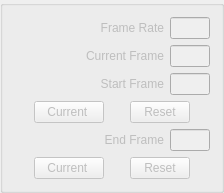
      <widget class="QGroupBox" name="groupBox">
       <property name="title">
        <string/>
       </property>
       <layout class="QVBoxLayout" name="verticalLayout_5">
        <item>
         <layout class="QHBoxLayout" name="horizontalLayout_2">
          <item>
           <spacer name="horizontalSpacer_11">
            <property name="orientation">
             <enum>Qt::Horizontal</enum>
            </property>
            <property name="sizeHint" stdset="0">
             <size>
              <width>40</width>
              <height>20</height>
             </size>
            </property>
           </spacer>
          </item>
          <item>
           <widget class="QLabel" name="frameRateLabel">
            <property name="enabled">
             <bool>false</bool>
            </property>
            <property name="sizePolicy">
             <sizepolicy hsizetype="Fixed" vsizetype="Preferred">
              <horstretch>0</horstretch>
              <verstretch>0</verstretch>
             </sizepolicy>
            </property>
            <property name="minimumSize">
             <size>
              <width>80</width>
              <height>0</height>
             </size>
            </property>
            <property name="text">
             <string>Frame Rate</string>
            </property>
            <property name="alignment">
             <set>Qt::AlignRight|Qt::AlignTrailing|Qt::AlignVCenter</set>
            </property>
           </widget>
          </item>
          <item>
           <widget class="QLineEdit" name="frameRateField">
            <property name="enabled">
             <bool>false</bool>
            </property>
            <property name="minimumSize">
             <size>
              <width>40</width>
              <height>0</height>
             </size>
            </property>
            <property name="maximumSize">
             <size>
              <width>40</width>
              <height>16777215</height>
             </size>
            </property>
            <property name="toolTip">
             <string>Set the maximum playback speed in frames per second</string>
            </property>
           </widget>
          </item>
         </layout>
        </item>
        <item>
         <layout class="QHBoxLayout" name="horizontalLayout_3">
          <item>
           <spacer name="horizontalSpacer_12">
            <property name="orientation">
             <enum>Qt::Horizontal</enum>
            </property>
            <property name="sizeHint" stdset="0">
             <size>
              <width>40</width>
              <height>20</height>
             </size>
            </property>
           </spacer>
          </item>
          <item>
           <widget class="QLabel" name="currentFrameLabel">
            <property name="enabled">
             <bool>false</bool>
            </property>
            <property name="sizePolicy">
             <sizepolicy hsizetype="Fixed" vsizetype="Preferred">
              <horstretch>0</horstretch>
              <verstretch>0</verstretch>
             </sizepolicy>
            </property>
            <property name="minimumSize">
             <size>
              <width>110</width>
              <height>0</height>
             </size>
            </property>
            <property name="text">
             <string>Current Frame</string>
            </property>
            <property name="alignment">
             <set>Qt::AlignRight|Qt::AlignTrailing|Qt::AlignVCenter</set>
            </property>
           </widget>
          </item>
          <item>
           <widget class="QLineEdit" name="currentFrameField">
            <property name="enabled">
             <bool>false</bool>
            </property>
            <property name="minimumSize">
             <size>
              <width>40</width>
              <height>0</height>
             </size>
            </property>
            <property name="maximumSize">
             <size>
              <width>40</width>
              <height>16777215</height>
             </size>
            </property>
            <property name="toolTip">
             <string>When the movie loads, it will initially showing this frame. </string>
            </property>
           </widget>
          </item>
         </layout>
        </item>
        <item>
         <layout class="QVBoxLayout" name="verticalLayout_9">
          <item>
           <layout class="QHBoxLayout" name="horizontalLayout_4">
            <item>
             <spacer name="horizontalSpacer_13">
              <property name="orientation">
               <enum>Qt::Horizontal</enum>
              </property>
              <property name="sizeHint" stdset="0">
               <size>
                <width>40</width>
                <height>20</height>
               </size>
              </property>
             </spacer>
            </item>
            <item>
             <widget class="QLabel" name="startFrameLabel">
              <property name="enabled">
               <bool>false</bool>
              </property>
              <property name="sizePolicy">
               <sizepolicy hsizetype="Fixed" vsizetype="Preferred">
                <horstretch>0</horstretch>
                <verstretch>0</verstretch>
               </sizepolicy>
              </property>
              <property name="minimumSize">
               <size>
                <width>80</width>
                <height>0</height>
               </size>
              </property>
              <property name="text">
               <string>Start Frame</string>
              </property>
              <property name="alignment">
               <set>Qt::AlignRight|Qt::AlignTrailing|Qt::AlignVCenter</set>
              </property>
             </widget>
            </item>
            <item>
             <widget class="QLineEdit" name="startFrameField">
              <property name="enabled">
               <bool>false</bool>
              </property>
              <property name="minimumSize">
               <size>
                <width>40</width>
                <height>0</height>
               </size>
              </property>
              <property name="maximumSize">
               <size>
                <width>40</width>
                <height>16777215</height>
               </size>
              </property>
              <property name="toolTip">
               <string>The minimum frame number in playback.</string>
              </property>
             </widget>
            </item>
           </layout>
          </item>
          <item>
           <layout class="QHBoxLayout" name="horizontalLayout_12">
            <item>
             <widget class="QPushButton" name="setStartCurrentButton">
              <property name="enabled">
               <bool>false</bool>
              </property>
              <property name="sizePolicy">
               <sizepolicy hsizetype="Fixed" vsizetype="Fixed">
                <horstretch>50</horstretch>
                <verstretch>0</verstretch>
               </sizepolicy>
              </property>
              <property name="minimumSize">
               <size>
                <width>70</width>
                <height>0</height>
               </size>
              </property>
              <property name="maximumSize">
               <size>
                <width>50</width>
                <height>16777215</height>
               </size>
              </property>
              <property name="toolTip">
               <string>Set the start frame to the currently displayed frame in blockbuster</string>
              </property>
              <property name="text">
               <string>Current </string>
              </property>
             </widget>
            </item>
            <item>
             <widget class="QPushButton" name="resetStartButton">
              <property name="enabled">
               <bool>false</bool>
              </property>
              <property name="minimumSize">
               <size>
                <width>60</width>
                <height>0</height>
               </size>
              </property>
              <property name="maximumSize">
               <size>
                <width>50</width>
                <height>16777215</height>
               </size>
              </property>
              <property name="toolTip">
               <string>Set the minimum frame to 1</string>
              </property>
              <property name="text">
               <string>Reset</string>
              </property>
             </widget>
            </item>
           </layout>
          </item>
         </layout>
        </item>
        <item>
         <layout class="QVBoxLayout" name="verticalLayout_8">
          <item>
           <layout class="QHBoxLayout" name="horizontalLayout_9">
            <item>
             <spacer name="horizontalSpacer_14">
              <property name="orientation">
               <enum>Qt::Horizontal</enum>
              </property>
              <property name="sizeHint" stdset="0">
               <size>
                <width>40</width>
                <height>20</height>
               </size>
              </property>
             </spacer>
            </item>
            <item>
             <widget class="QLabel" name="endFrameLabel">
              <property name="enabled">
               <bool>false</bool>
              </property>
              <property name="sizePolicy">
               <sizepolicy hsizetype="Fixed" vsizetype="Preferred">
                <horstretch>0</horstretch>
                <verstretch>0</verstretch>
               </sizepolicy>
              </property>
              <property name="minimumSize">
               <size>
                <width>80</width>
                <height>0</height>
               </size>
              </property>
              <property name="toolTip">
               <string>The end frame in playback</string>
              </property>
              <property name="text">
               <string>End Frame</string>
              </property>
              <property name="alignment">
               <set>Qt::AlignRight|Qt::AlignTrailing|Qt::AlignVCenter</set>
              </property>
             </widget>
            </item>
            <item>
             <widget class="QLineEdit" name="endFrameField">
              <property name="enabled">
               <bool>false</bool>
              </property>
              <property name="minimumSize">
               <size>
                <width>40</width>
                <height>0</height>
               </size>
              </property>
              <property name="maximumSize">
               <size>
                <width>40</width>
                <height>16777215</height>
               </size>
              </property>
              <property name="toolTip">
               <string>The end frame in playback</string>
              </property>
             </widget>
            </item>
           </layout>
          </item>
          <item>
           <layout class="QHBoxLayout" name="horizontalLayout_11">
            <item>
             <widget class="QPushButton" name="setEndCurrentButton">
              <property name="enabled">
               <bool>false</bool>
              </property>
              <property name="minimumSize">
               <size>
                <width>70</width>
                <height>0</height>
               </size>
              </property>
              <property name="maximumSize">
               <size>
                <width>50</width>
                <height>16777215</height>
               </size>
              </property>
              <property name="toolTip">
               <string>Set the end frame to the currently displayed frame in blockbuster</string>
              </property>
              <property name="text">
               <string>Current </string>
              </property>
             </widget>
            </item>
            <item>
             <widget class="QPushButton" name="resetEndButton">
              <property name="enabled">
               <bool>false</bool>
              </property>
              <property name="minimumSize">
               <size>
                <width>60</width>
                <height>0</height>
               </size>
              </property>
              <property name="maximumSize">
               <size>
                <width>50</width>
                <height>16777215</height>
               </size>
              </property>
              <property name="toolTip">
               <string>Set the end frame to the last frame of the current blockbuster movie playing.</string>
              </property>
              <property name="text">
               <string>Reset</string>
              </property>
             </widget>
            </item>
           </layout>
          </item>
         </layout>
        </item>
       </layout>
      </widget>
